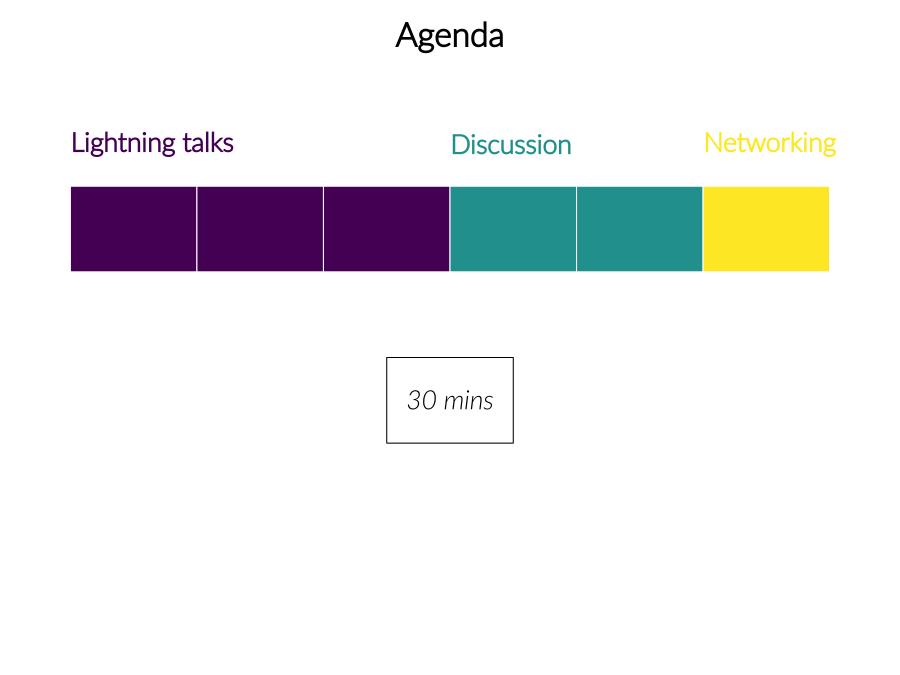

Recreate this plot in R.




agenda <- data.frame(
  x = rep(0:6),
  y = c(0:6)
)

## cairo_pdf("~/Dropbox/R_meetups/agenda.pdf", width=9, height=6.75)

## par(family = "Lato Light")
## plot(agenda, ann = F, type = "n",
##      ylim = c(0.5, 3.5), xlim = c(0, 20),
##      axes = F, bty = "n")
## rect(0, 0.5, 1, 1, col = "#440154FF", border = "white")
## text(1.2, 0.75, "Networking", adj = 0, font = 2, cex = 1.6, col = "#440154FF")
## rect(0, 1, 1, 1.5, col = "#21908CFF", border = "white")
## rect(0, 1.5, 1, 2, col = "#21908CFF", border = "white")
## text(1.2, 1.75, "Discussion", adj = 0, font = 2, cex = 1.6, col = "#21908CFF")
## rect(0, 2, 1, 2.5, col = "#FDE725FF", border = "white")
## rect(0, 2.5, 1, 3, col = "#FDE725FF", border = "white")
## rect(0, 3, 1, 3.5, col = "#FDE725FF", border = "white")
## text(1.2, 3.25, labels = "Lightning talks", adj = 0, font = 2, cex = 1.6, col = "#FDE725FF")
## mtext(side = 3, text = "Agenda", cex = 2, line = 1.5, adj = 0.1, font = 2)

## dev.off()

cairo_pdf("~/Dropbox/R_meetups/agenda.pdf", width=9, height=6.75)
par(family = "Lato Light", mar = c(2, 2, 4, 2))
plot(agenda, ann = F, type = "n", bty = "n", axes = F)
rect(0, 4, 1, 5, col = "#440154FF", border = "white")
rect(1, 4, 2, 5, col = "#440154FF", border = "white")
rect(2, 4, 3, 5, col = "#440154FF", border = "white")
text(0, 5.5, "Lightning talks", adj = 0, cex = 1.6, col = "#440154FF", font = 2)
rect(3, 4, 4, 5, col = "#21908CFF", border = "white")
rect(4, 4, 5, 5, col = "#21908CFF", border = "white")
text(3, 5.5, "Discussion", adj = 0, cex = 1.6, col = "#21908CFF", font = 2)
rect(5, 4, 6, 5, col = "#FDE725FF", border = "white")
text(5, 5.5, "Networking", adj = 0, cex = 1.6, col = "#FDE725FF", font = 2)
rect(2.5, 2, 3.5, 3)
text(3, 2.5, "30 mins", adj = 0.5, cex = 1.6, font = 3)
mtext("Agenda", line = 1.5, adj = 0.5, font = 2, cex = 2)
dev.off()
